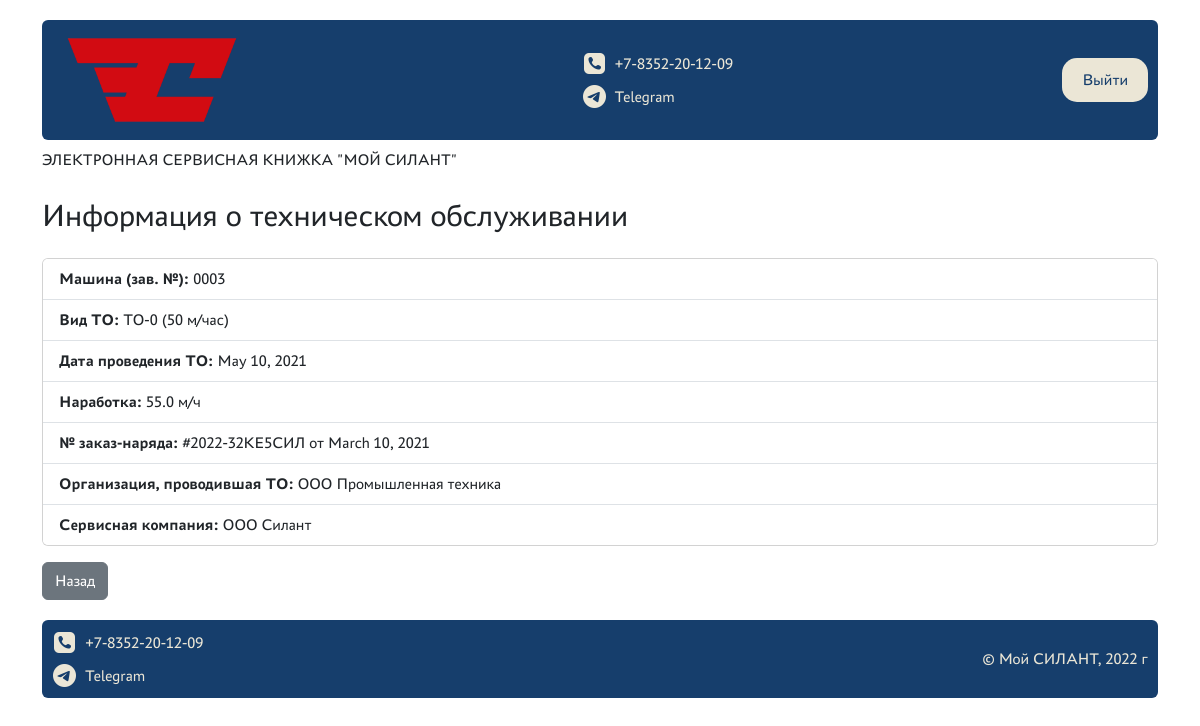
Page /service/technicalservice/1/ (signed in) on the committed database.
### silant_service/models.py (models this page shows, shortened)
class TechnicalService(models.Model):
    service_type = models.ForeignKey(
        ReferenceItem,
        on_delete=models.PROTECT,
        related_name='service_type',
        limit_choices_to={'type': ReferenceItem.TYPE_TO},
        blank=True,
        null=True,
        verbose_name='Вид ТО'
    )
    service_date = models.DateField(verbose_name='Дата проведения ТО')
    operating_hours = models.FloatField(verbose_name='Наработка, м/час')
    order_number = models.CharField(max_length=100, verbose_name="№ заказ-наряда")
    order_date = models.DateField(verbose_name='Дата заказ-наряда')
    vehicle = models.ForeignKey(Vehicle, on_delete=models.SET_NULL, null=True, related_name='service', verbose_name='Машина')
    tech_company = models.ForeignKey(
        ServiceCompany,
        on_delete=models.SET_NULL,
        null=True,
        related_name='tech_company',
        verbose_name='Организация, проводившая ТО'
    )
    service_company = models.ForeignKey(
        ServiceCompany,
        on_delete=models.SET_NULL,
        null=True,
        related_name='service',
        verbose_name='Сервисная компания'
    )
    class Meta:
        verbose_name = "Техобслуживание"
        verbose_name_plural = "Техобслуживание"

class Vehicle(models.Model):
    serial_number = models.CharField(max_length=255, verbose_name="Зав. № машины", blank=False, unique=True)
    tech_model = models.ForeignKey(
        ReferenceItem,
        on_delete=models.PROTECT,
        related_name='tech_model',
        limit_choices_to={'type': ReferenceItem.MODEL_TECH},
        blank=True,
        null=True,
        verbose_name='Модель техники'
    )
    engine_model = models.ForeignKey(
        ReferenceItem,
        on_delete=models.PROTECT,
        related_name='machines_engine',
        limit_choices_to={'type': ReferenceItem.TYPE_ENGINE},
        blank=True,
        null=True,
        verbose_name='Модель двигателя'
    )
    serial_engine = models.CharField(max_length=255, verbose_name="Зав. № двигателя")
    model_transmission = models.ForeignKey(
        ReferenceItem,
        on_delete=models.PROTECT,
        related_name='machines_transmission',
        limit_choices_to={'type': ReferenceItem.TYPE_TRANSMISSION},
        blank=True,
        null=True,
        verbose_name='Модель трансмиссии'
    )
    serial_transmission = models.CharField(max_length=255, verbose_name="Зав. № трансмиссии")
    model_axle = models.ForeignKey(
        ReferenceItem,
        on_delete=models.PROTECT,
        related_name='machines_axle',
        limit_choices_to={'type': ReferenceItem.TYPE_AXLE},
        blank=True,
        null=True,
        verbose_name='Модель ведущего моста'
    )
    serial_axle = models.CharField(max_length=255, verbose_name="Зав. № ведущего моста")
    model_man_axle = models.ForeignKey(
        ReferenceItem,
        on_delete=models.PROTECT,
        related_name='machines_man_axle',
        limit_choices_to={'type': ReferenceItem.TYPE_MAN_AXLE},
        blank=True,
        null=True,
        verbose_name='Модель управляемого моста'
    )
    serial_man_axle = models.CharField(max_length=255, verbose_name="Зав. № управляемого моста")
    contract_number_data = models.CharField(max_length=255, verbose_name='Договор поставки №, дата')
    ship_date = models.DateField(verbose_name='Дата отгрузки с завода')
    recipient = models.CharField(max_length=255, verbose_name='Грузополучатель (конечный потребитель)')
    delivery_address = models.TextField(verbose_name='Адрес поставки (эксплуатации)')
    configuration = models.TextField(verbose_name='Комплектация (доп.опции)')
    client = models.ForeignKey(
        Client,
        on_delete=models.SET_NULL,
        null=True,
        related_name='vehicle',
        verbose_name='Клиент'
    )
    service_company = models.ForeignKey(
        ServiceCompany,
        on_delete=models.SET_NULL,
        null=True,
        related_name='vehicle',
        verbose_name='Сервисная компания'
    )
    class Meta:
        verbose_name = 'Машина'
        verbose_name_plural = 'Машины'

class ReferenceItem(models.Model):
    MODEL_TECH = 'model'
    TYPE_ENGINE = 'engine'
    TYPE_TRANSMISSION = 'transmission'
    TYPE_AXLE = 'axle'
    TYPE_MAN_AXLE = 'managed_axle'
    TYPE_TO = 'TO'
    TO_ORGANIZATION = 'to_organization'
    NODE_FAILURE = 'failure_node'
    RECOVERY_METHOD = 'recovery_method'
    type = models.CharField(
        max_length=50,
        choices=[
            (MODEL_TECH, 'Модель техники'),
            (TYPE_ENGINE, 'Модель двигателя'),
            (TYPE_TRANSMISSION, 'Модель трансмиссии'),
            (TYPE_AXLE, 'Модель моста'),
            (TYPE_MAN_AXLE, 'Модель управляемого моста'),
            (TYPE_TO, 'Вид ТО'),
            (TO_ORGANIZATION, 'Организация, проводившая ТО'),
            (NODE_FAILURE, 'Узел отказа'),
            (RECOVERY_METHOD, 'Способ восстановления'),
        ],
        verbose_name="Справочник"
    )
    name = models.CharField(max_length=255, verbose_name="Название", blank=True, unique=False)
    description = models.TextField(verbose_name="Описание", blank=True, unique=False)
    class Meta:
        verbose_name = 'Справочник'
        verbose_name_plural = 'Справочники'

class ServiceCompany(models.Model):
    user = models.OneToOneField(User, on_delete=models.CASCADE,
    null=True,
    blank=True
)
    name = models.CharField(max_length=255, default="ООО Сервис", verbose_name='Наименование компании')
    description = models.CharField(max_length=255, blank=True)
    class Meta:
        verbose_name = 'Сервисная компания'
        verbose_name_plural = 'Сервисные компании'

### silant_service/views.py (the view)
# urls.py: path("technicalservice/<int:pk>/", TechnicalServiceDetailView.as_view(), name="technicalservice_detail"),
class TechnicalServiceDetailView(LoginRequiredMixin, RolePermissionMixin, DetailView):
    model = TechnicalService
    template_name = "technicalservice_detail.html"
    context_object_name = "service"
    allowed_roles = ["manager", "service", "client"]
    def get_queryset(self):
        role = get_user_role(self.request.user)
        base_qs = super().get_queryset()
        if role == "client":
            return base_qs.filter(vehicle__client__user=self.request.user)
        elif role == "service":
            return base_qs.filter(service_company__user=self.request.user)
        elif role == "manager":
            return base_qs
        return base_qs.none()

### silant_service/utils/roles.py (called while the page is built, shortened)
def get_user_role(user):
    if not user.is_authenticated:
        return "guest"
    if user.is_superuser:
        return "manager"

### silant_service/views.py (called while the page is built)
    def dispatch(self, request, *args, **kwargs):
        if get_user_role(request.user) not in self.allowed_roles:
            return HttpResponseForbidden("Нет доступа")
        return super().dispatch(request, *args, **kwargs)

### silant_service/templates/technicalservice_detail.html (shortened to what this page needs)
{% extends "base.html" %}
{% block content %}
<div class="container mt-4">
  <h2 class="mb-4">Информация о техническом обслуживании</h2>
  <div class="card">
    <ul class="list-group list-group-flush">
      <li class="list-group-item">
        <strong>Машина (зав. №):</strong> {{ service.vehicle.serial_number }}
      </li>
      <li class="list-group-item">
        <strong>Вид ТО:</strong> {{ service.service_type.name }}
      </li>
      <li class="list-group-item">
        <strong>Дата проведения ТО:</strong> {{ service.service_date }}
      </li>
      <li class="list-group-item">
        <strong>Наработка:</strong> {{ service.operating_hours }} м/ч
      </li>
      <li class="list-group-item">
        <strong>№ заказ-наряда:</strong> {{ service.order_number }} от {{ service.order_date }}
      </li>
      <li class="list-group-item">
        <strong>Организация, проводившая ТО:</strong> {{ service.tech_company.name }}
      </li>
      <li class="list-group-item">
        <strong>Сервисная компания:</strong> {{ service.service_company.name }}
      </li>
    </ul>
  </div>
  <div class="mt-3">
    <a href="{% url 'dashboard' %}" class="btn btn-secondary">Назад</a>
  </div>
</div>
{% endblock %}

### static/styles/main.css (style rules this page uses)
body { font-family: 'PT Astra', sans-serif; }
:root { --main-blue: #163E6C; --main-red: #D20A11; --main-beige: #EBE6D6; --bs-primary: var(--main-blue); --bs-danger: var(--main-red); --bs-link-color: var(--main-blue); }
a { text-decoration: none; }

### rows in the picture
TechnicalService: vehicle.serial_number "0003", service_type.name "ТО-0 (50 м/час)", service_date "May 10, 2021", operating_hours "55.0", order_number "#2022-32КЕ5СИЛ", order_date "March 10, 2021", tech_company.name "ООО Промышленная техника", service_company.name "ООО Силант"
